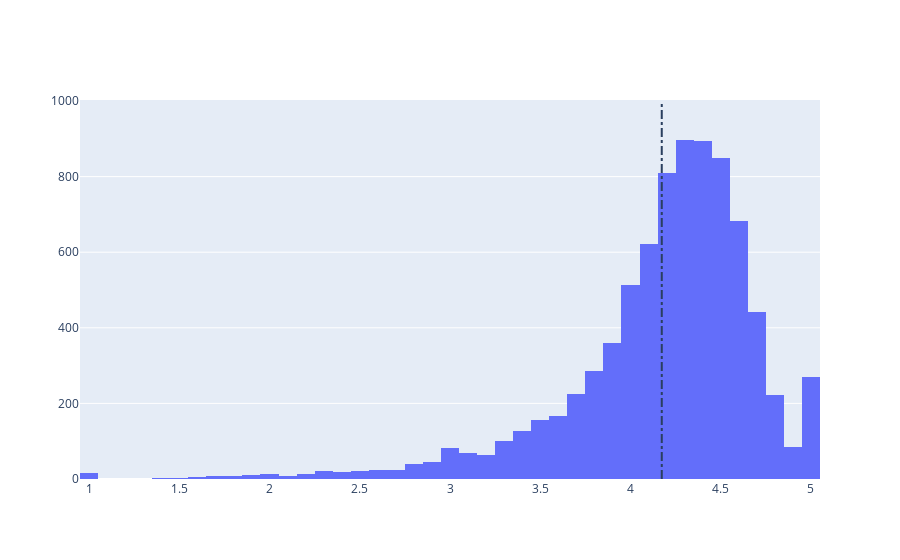
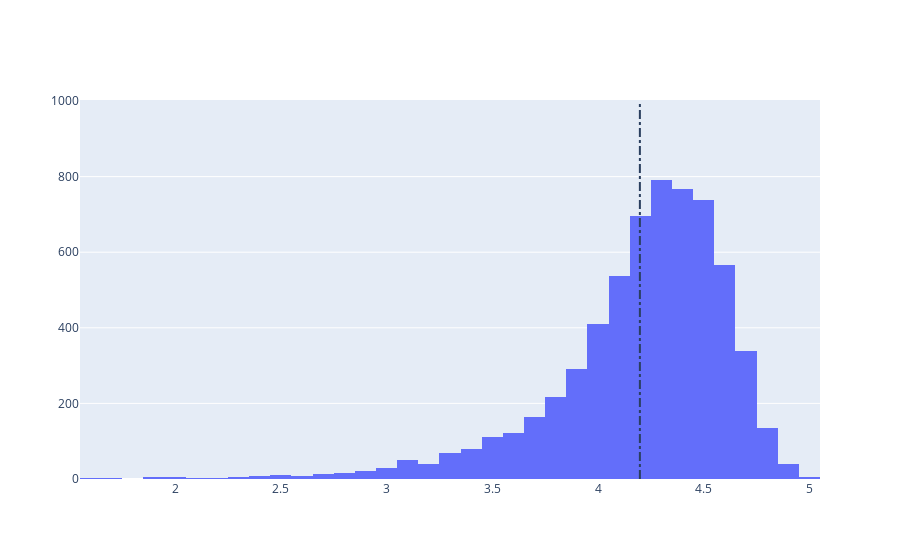

The notebook cell these images were saved under, in order:
### Markdown cell above
## 5. Distribution of app ratings
<p>After having witnessed the market share for each category of apps, let's see how all these apps perform on an average. App ratings (on a scale of 1 to 5) impact the discoverability, conversion of apps as well as the company's overall brand image. Ratings are a key performance indicator of an app.</p>
<p>From our research, we found that the average volume of ratings across all app categories is <code>4.17</code>. The histogram plot is skewed to the left indicating that the majority of the apps are highly rated with only a few exceptions in the low-rated apps.</p>
<p>Something that is a little strange on this graph is the large amount of perfect (5 star) reviews, so let's see if this changes if we only look at apps with 100 reviews or more. Now the average rating is <code>4.2</code> and the unusual amount of reviews at 5 are no longer there.</p>

### Code cell
# Average rating of apps
avg_app_rating = apps['Rating'].mean()
print('Average app rating = ', avg_app_rating)

# Distribution of apps according to their ratings
data = [go.Histogram(
        x = apps['Rating'],
        nbinsx = 50
)]

# Vertical dashed line to indicate the average app rating
layout = {'shapes': [{
              'type' :'line',
              'x0': avg_app_rating,
              'y0': 0,
              'x1': avg_app_rating,
              'y1': 1000,
              'line': { 'dash': 'dashdot'}
          }]
          }

plotly.offline.iplot({'data': data, 'layout': layout})

# Exclude apps with fewer than 100 reviews
popular_apps = apps[apps['Reviews']>=100]

# Average rating of popular_apps
avg_popular_app_rating = popular_apps['Rating'].mean()
print('Average popular app rating = ', avg_popular_app_rating)

# Distribution of apps according to their ratings
data = [go.Histogram(
        x = popular_apps['Rating'],
        nbinsx = 50
)]

# Vertical dashed line to indicate the average app rating
layout = {'shapes': [{
              'type' :'line',
              'x0': avg_popular_app_rating,
              'y0': 0,
              'x1': avg_popular_app_rating,
              'y1': 1000,
              'line': { 'dash': 'dashdot'}
          }]
          }

plotly.offline.iplot({'data': data, 'layout': layout})

### Figure 1 — Plotly figure (JSON) as saved in the notebook; plotly's stock layout.template omitted (floating-point values rounded to 4 significant figures; data arrays with more than 128 entries replaced by an {"elided": "..."} marker saying what was removed)
{"data": [{"nbinsx": 50, "type": "histogram", "x": {"elided": "9659 float values"}}], "layout": {"shapes": [{"line": {"dash": "dashdot"}, "type": "line", "x0": 4.173, "x1": 4.173, "y0": 0, "y1": 1000}]}}

### Figure 2 — Plotly figure (JSON) as saved in the notebook; plotly's stock layout.template omitted (floating-point values rounded to 4 significant figures; data arrays with more than 128 entries replaced by an {"elided": "..."} marker saying what was removed)
{"data": [{"nbinsx": 50, "type": "histogram", "x": {"elided": "6332 float values"}}], "layout": {"shapes": [{"line": {"dash": "dashdot"}, "type": "line", "x0": 4.198, "x1": 4.198, "y0": 0, "y1": 1000}]}}
